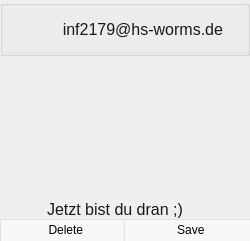
       <widget class="QWidget" name="gridDetail" native="true">
        <property name="minimumSize">
         <size>
          <width>250</width>
          <height>0</height>
         </size>
        </property>
        <property name="maximumSize">
         <size>
          <width>250</width>
          <height>16777215</height>
         </size>
        </property>
        <property name="styleSheet">
         <string notr="true">#gridDetail{
	background-color:#FFF;
	border-left:1px solid #e3e3e3;
	border-top:1px solid #e3e3e3;
}

QLabel{
color:#191919;
font-size:16px;
font-weight:regular;
padding-right:20px;
font-family: 'Source Sans Pro';
}</string>
        </property>
        <layout class="QGridLayout" name="gridLayout_8">
         <property name="leftMargin">
          <number>0</number>
         </property>
         <property name="topMargin">
          <number>0</number>
         </property>
         <property name="rightMargin">
          <number>0</number>
         </property>
         <property name="bottomMargin">
          <number>0</number>
         </property>
         <property name="spacing">
          <number>0</number>
         </property>
         <item row="0" column="0">
          <layout class="QVBoxLayout" name="verticalLayout_2">
           <property name="spacing">
            <number>0</number>
           </property>
           <item alignment="Qt::AlignTop">
            <widget class="QWidget" name="gridDetailWidgetTop" native="true">
             <property name="minimumSize">
              <size>
               <width>0</width>
               <height>200</height>
              </size>
             </property>
             <layout class="QGridLayout" name="gridLayout_4">
              <property name="leftMargin">
               <number>0</number>
              </property>
              <property name="topMargin">
               <number>0</number>
              </property>
              <property name="rightMargin">
               <number>0</number>
              </property>
              <property name="bottomMargin">
               <number>0</number>
              </property>
              <property name="spacing">
               <number>0</number>
              </property>
              <item row="0" column="0" alignment="Qt::AlignTop">
               <widget class="QWidget" name="verticalWidget_2" native="true">
                <property name="minimumSize">
                 <size>
                  <width>0</width>
                  <height>0</height>
                 </size>
                </property>
                <layout class="QGridLayout" name="gridLayout_21">
                 <property name="leftMargin">
                  <number>0</number>
                 </property>
                 <property name="topMargin">
                  <number>0</number>
                 </property>
                 <property name="rightMargin">
                  <number>0</number>
                 </property>
                 <property name="bottomMargin">
                  <number>0</number>
                 </property>
                 <property name="spacing">
                  <number>0</number>
                 </property>
                 <item row="0" column="0">
                  <widget class="QGroupBox" name="groupBox_9">
                   <property name="title">
                    <string/>
                   </property>
                   <property name="alignment">
                    <set>Qt::AlignLeading|Qt::AlignLeft|Qt::AlignTop</set>
                   </property>
                   <layout class="QGridLayout" name="gridLayout_20">
                    <property name="leftMargin">
                     <number>0</number>
                    </property>
                    <property name="topMargin">
                     <number>0</number>
                    </property>
                    <property name="rightMargin">
                     <number>0</number>
                    </property>
                    <property name="bottomMargin">
                     <number>0</number>
                    </property>
                    <property name="spacing">
                     <number>0</number>
                    </property>
                    <item row="0" column="0">
                     <layout class="QVBoxLayout" name="verticalLayout_5">
                      <property name="spacing">
                       <number>0</number>
                      </property>
                      <item>
                       <widget class="QLabel" name="accLabel">
                        <property name="maximumSize">
                         <size>
                          <width>16777215</width>
                          <height>46</height>
                         </size>
                        </property>
                        <property name="styleSheet">
                         <string notr="true">#accLabel{
	margin-top:14px;
	margin-bottom:14px;
}</string>
                        </property>
                        <property name="text">
                         <string>inf2179@hs-worms.de</string>
                        </property>
                        <property name="alignment">
                         <set>Qt::AlignRight|Qt::AlignTrailing|Qt::AlignVCenter</set>
                        </property>
                       </widget>
                      </item>
                      <item>
                       <widget class="Line" name="line">
                        <property name="maximumSize">
                         <size>
                          <width>16777215</width>
                          <height>1</height>
                         </size>
                        </property>
                        <property name="styleSheet">
                         <string notr="true">background-color:#e3e3e3;
border:none;</string>
                        </property>
                        <property name="orientation">
                         <enum>Qt::Horizontal</enum>
                        </property>
                       </widget>
                      </item>
                     </layout>
                    </item>
                   </layout>
                  </widget>
                 </item>
                </layout>
               </widget>
              </item>
              <item row="1" column="0">
               <widget class="QLabel" name="previewPic">
                <property name="styleSheet">
                 <string notr="true">padding:10px;</string>
                </property>
                <property name="text">
                 <string/>
                </property>
               </widget>
              </item>
             </layout>
            </widget>
           </item>
           <item alignment="Qt::AlignHCenter|Qt::AlignTop">
            <widget class="QLabel" name="label_10">
             <property name="sizePolicy">
              <sizepolicy hsizetype="Maximum" vsizetype="Maximum">
               <horstretch>0</horstretch>
               <verstretch>0</verstretch>
              </sizepolicy>
             </property>
             <property name="text">
              <string>Jetzt bist du dran ;)</string>
             </property>
            </widget>
           </item>
           <item>
            <widget class="QWidget" name="gridDetailBottomWidget" native="true">
             <property name="sizePolicy">
              <sizepolicy hsizetype="Preferred" vsizetype="Preferred">
               <horstretch>0</horstretch>
               <verstretch>0</verstretch>
              </sizepolicy>
             </property>
             <property name="maximumSize">
              <size>
               <width>16777215</width>
               <height>50</height>
              </size>
             </property>
             <property name="styleSheet">
              <string notr="true">#gridDetailBottomWidget{
border:none;
background-color:none;
border-top:1px solid #e3e3e3;
background-color:#f8f8f8;
}</string>
             </property>
             <layout class="QGridLayout" name="gridLayout_17">
              <property name="leftMargin">
               <number>0</number>
              </property>
              <property name="topMargin">
               <number>0</number>
              </property>
              <property name="rightMargin">
               <number>0</number>
              </property>
              <property name="bottomMargin">
               <number>0</number>
              </property>
              <property name="spacing">
               <number>0</number>
              </property>
              <item row="0" column="0">
               <layout class="QHBoxLayout" name="horizontalLayout_3">
                <property name="spacing">
                 <number>0</number>
                </property>
                <item>
                 <widget class="QPushButton" name="deleteBtn">
                  <property name="sizePolicy">
                   <sizepolicy hsizetype="Minimum" vsizetype="Expanding">
                    <horstretch>0</horstretch>
                    <verstretch>0</verstretch>
                   </sizepolicy>
                  </property>
                  <property name="cursor">
                   <cursorShape>PointingHandCursor</cursorShape>
                  </property>
                  <property name="styleSheet">
                   <string notr="true">#deleteBtn{
border:none;
background-color:none;
border-right:1px solid #e3e3e3;
padding-right:1px;
border-left:1px solid #e3e3e3;
padding-left:1px;
}

#deleteBtn:hover{
	background-color:#eeeeee;
}

#deleteBtn:hover:pressed
{
  border: 1px solid #1ca3c4;
}
</string>
                  </property>
                  <property name="text">
                   <string>  Delete</string>
                  </property>
                  <property name="icon">
                   <iconset>
                    <normaloff>../../../pic/trash.png</normaloff>../../../pic/trash.png</iconset>
                  </property>
                  <property name="iconSize">
                   <size>
                    <width>18</width>
                    <height>23</height>
                   </size>
                  </property>
                  <property name="flat">
                   <bool>true</bool>
                  </property>
                 </widget>
                </item>
                <item>
                 <widget class="QPushButton" name="saveBtn">
                  <property name="sizePolicy">
                   <sizepolicy hsizetype="Minimum" vsizetype="Expanding">
                    <horstretch>0</horstretch>
                    <verstretch>0</verstretch>
                   </sizepolicy>
                  </property>
                  <property name="cursor">
                   <cursorShape>PointingHandCursor</cursorShape>
                  </property>
                  <property name="styleSheet">
                   <string notr="true">QPushButton:hover:!pressed
{
  	background-color:#eeeeee;
}

QPushButton:hover:pressed
{
  border: 1px solid #1ca3c4;
}

</string>
                  </property>
                  <property name="text">
                   <string>  Save</string>
                  </property>
                  <property name="icon">
                   <iconset>
                    <normaloff>../../../pic/ok.png</normaloff>../../../pic/ok.png</iconset>
                  </property>
                  <property name="iconSize">
                   <size>
                    <width>18</width>
                    <height>18</height>
                   </size>
                  </property>
                  <property name="flat">
                   <bool>true</bool>
                  </property>
                 </widget>
                </item>
               </layout>
              </item>
             </layout>
            </widget>
           </item>
          </layout>
         </item>
        </layout>
       </widget>
